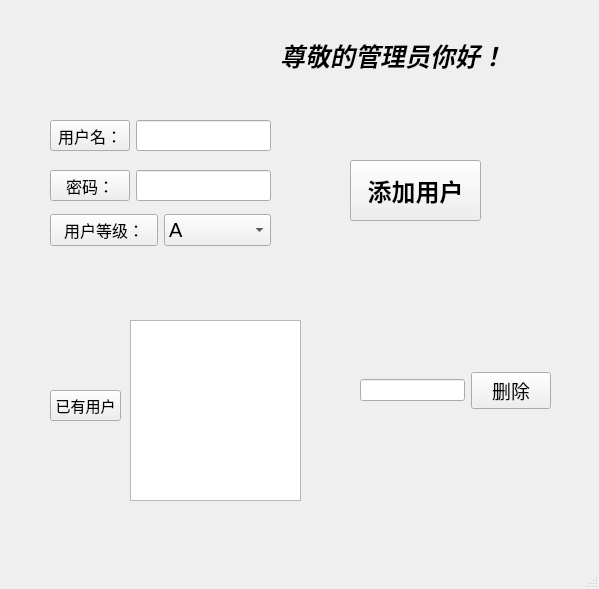
<?xml version="1.0" encoding="UTF-8"?>
<ui version="4.0">
 <class>MainWindow</class>
 <widget class="QMainWindow" name="MainWindow">
  <property name="geometry">
   <rect>
    <x>0</x>
    <y>0</y>
    <width>599</width>
    <height>589</height>
   </rect>
  </property>
  <property name="windowTitle">
   <string>MainWindow</string>
  </property>
  <widget class="QWidget" name="centralwidget">
   <widget class="QWidget" name="horizontalLayoutWidget">
    <property name="geometry">
     <rect>
      <x>50</x>
      <y>120</y>
      <width>221</width>
      <height>31</height>
     </rect>
    </property>
    <layout class="QHBoxLayout" name="horizontalLayout">
     <item>
      <widget class="QPushButton" name="pushButton_3">
       <property name="font">
        <font>
         <family>Adobe 黑体 Std R</family>
         <pointsize>12</pointsize>
        </font>
       </property>
       <property name="text">
        <string>用户名：</string>
       </property>
      </widget>
     </item>
     <item>
      <widget class="QLineEdit" name="lineEdit_4">
       <property name="enabled">
        <bool>true</bool>
       </property>
       <property name="font">
        <font>
         <pointsize>14</pointsize>
        </font>
       </property>
      </widget>
     </item>
    </layout>
   </widget>
   <widget class="QWidget" name="horizontalLayoutWidget_2">
    <property name="geometry">
     <rect>
      <x>50</x>
      <y>210</y>
      <width>221</width>
      <height>41</height>
     </rect>
    </property>
    <layout class="QHBoxLayout" name="horizontalLayout_2">
     <item>
      <widget class="QPushButton" name="pushButton_5">
       <property name="font">
        <font>
         <family>Adobe 黑体 Std R</family>
         <pointsize>12</pointsize>
        </font>
       </property>
       <property name="text">
        <string>用户等级：</string>
       </property>
       <property name="checkable">
        <bool>false</bool>
       </property>
      </widget>
     </item>
     <item>
      <widget class="QComboBox" name="comboBox">
       <property name="font">
        <font>
         <pointsize>15</pointsize>
        </font>
       </property>
       <property name="cursor">
        <cursorShape>OpenHandCursor</cursorShape>
       </property>
       <item>
        <property name="text">
         <string>A</string>
        </property>
       </item>
       <item>
        <property name="text">
         <string>B</string>
        </property>
       </item>
       <item>
        <property name="text">
         <string>C</string>
        </property>
       </item>
       <item>
        <property name="text">
         <string>D</string>
        </property>
       </item>
      </widget>
     </item>
    </layout>
   </widget>
   <widget class="QWidget" name="horizontalLayoutWidget_3">
    <property name="geometry">
     <rect>
      <x>50</x>
      <y>170</y>
      <width>221</width>
      <height>31</height>
     </rect>
    </property>
    <layout class="QHBoxLayout" name="horizontalLayout_3">
     <item>
      <widget class="QPushButton" name="pushButton_4">
       <property name="font">
        <font>
         <family>Adobe 黑体 Std R</family>
         <pointsize>12</pointsize>
        </font>
       </property>
       <property name="text">
        <string>密码：</string>
       </property>
      </widget>
     </item>
     <item>
      <widget class="QLineEdit" name="lineEdit_6">
       <property name="font">
        <font>
         <pointsize>15</pointsize>
        </font>
       </property>
      </widget>
     </item>
    </layout>
   </widget>
   <widget class="QPushButton" name="pushButton">
    <property name="geometry">
     <rect>
      <x>350</x>
      <y>160</y>
      <width>131</width>
      <height>61</height>
     </rect>
    </property>
    <property name="font">
     <font>
      <pointsize>18</pointsize>
      <weight>75</weight>
      <bold>true</bold>
     </font>
    </property>
    <property name="text">
     <string>添加用户</string>
    </property>
   </widget>
   <widget class="QLabel" name="label_2">
    <property name="geometry">
     <rect>
      <x>280</x>
      <y>10</y>
      <width>261</width>
      <height>91</height>
     </rect>
    </property>
    <property name="font">
     <font>
      <pointsize>19</pointsize>
      <weight>75</weight>
      <italic>true</italic>
      <bold>true</bold>
      <underline>false</underline>
     </font>
    </property>
    <property name="text">
     <string>尊敬的管理员你好！</string>
    </property>
   </widget>
   <widget class="QTextEdit" name="textEdit">
    <property name="geometry">
     <rect>
      <x>130</x>
      <y>320</y>
      <width>171</width>
      <height>181</height>
     </rect>
    </property>
   </widget>
   <widget class="QWidget" name="horizontalLayoutWidget_4">
    <property name="geometry">
     <rect>
      <x>360</x>
      <y>370</y>
      <width>191</width>
      <height>41</height>
     </rect>
    </property>
    <layout class="QHBoxLayout" name="horizontalLayout_4">
     <item>
      <widget class="QLineEdit" name="lineEdit"/>
     </item>
     <item>
      <widget class="QPushButton" name="pushButton_2">
       <property name="font">
        <font>
         <pointsize>14</pointsize>
        </font>
       </property>
       <property name="text">
        <string>删除</string>
       </property>
      </widget>
     </item>
    </layout>
   </widget>
   <widget class="QPushButton" name="pushButton_6">
    <property name="geometry">
     <rect>
      <x>50</x>
      <y>390</y>
      <width>71</width>
      <height>31</height>
     </rect>
    </property>
    <property name="font">
     <font>
      <pointsize>11</pointsize>
     </font>
    </property>
    <property name="cursor">
     <cursorShape>PointingHandCursor</cursorShape>
    </property>
    <property name="text">
     <string>已有用户</string>
    </property>
   </widget>
  </widget>
  <widget class="QMenuBar" name="menubar">
   <property name="geometry">
    <rect>
     <x>0</x>
     <y>0</y>
     <width>599</width>
     <height>23</height>
    </rect>
   </property>
  </widget>
  <widget class="QStatusBar" name="statusbar"/>
 </widget>
 <resources/>
 <connections/>
</ui>
